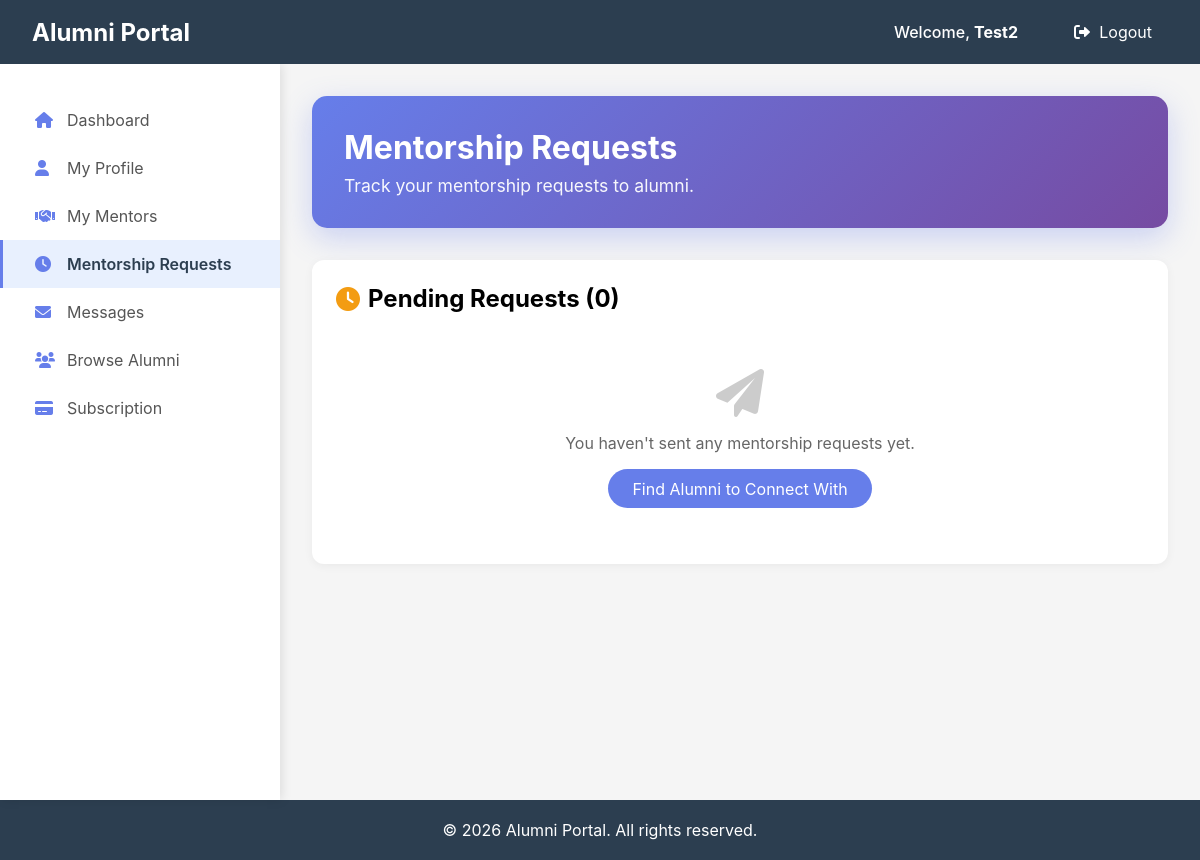
The app's page /student/mentorship-requests (signed in), older data.
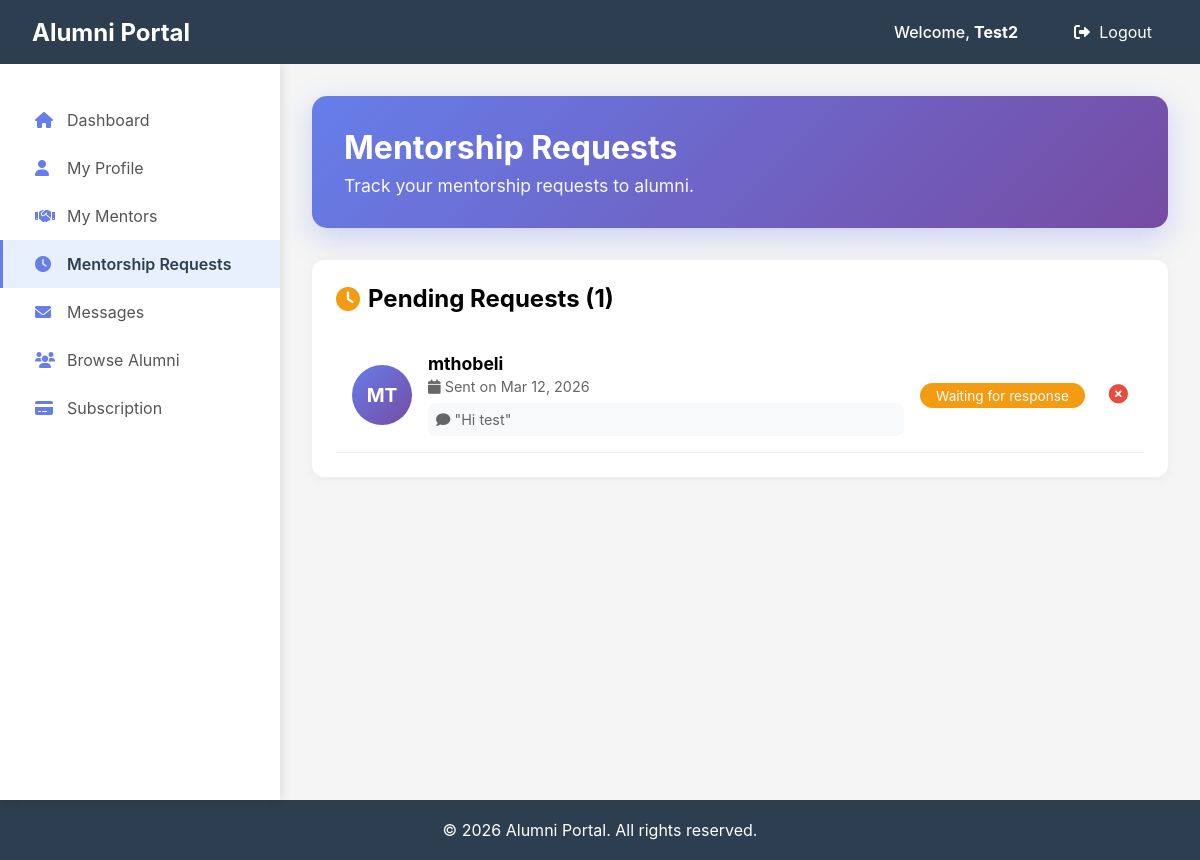
The same page, newer data.
### app/models/user.py (models this page shows)
class MentorshipRequest(db.Model):
    __tablename__ = 'mentorship_requests'
    id = db.Column(db.Integer, primary_key=True)
    student_id = db.Column(db.Integer, db.ForeignKey('users.id', ondelete='CASCADE'))
    alumni_id = db.Column(db.Integer, db.ForeignKey('users.id', ondelete='CASCADE'))
    status = db.Column(db.String(20), default='Pending')
    message = db.Column(db.Text)
    request_date = db.Column(db.DateTime, default=datetime.utcnow)

### app/routes/student_routes.py (the view)
@student_bp.route("/mentorship-requests")
def mentorship_requests():
    user = get_current_user()
    if not user or user.role != 'student':
        return redirect(url_for('views.login_page'))
    from ..models.user import MentorshipRequest, User
    all_requests = MentorshipRequest.query.filter_by(
        student_id=user.id
    ).order_by(MentorshipRequest.request_date.desc()).all()
    pending_requests = []
    accepted_requests = []
    rejected_requests = []
    for request in all_requests:
        alumni = User.query.get(request.alumni_id)
        request.alumni_name = alumni.full_name if alumni else "Unknown Alumni"
        if request.status.lower() == 'pending':
            pending_requests.append(request)
        elif request.status.lower() == 'accepted':
            accepted_requests.append(request)
        elif request.status.lower() == 'rejected':
            rejected_requests.append(request)
    return render_template("student/mentorship_requests.html",
                         user=user,
                         pending_requests=pending_requests,
                         accepted_requests=accepted_requests,
                         rejected_requests=rejected_requests)

### app/routes/student_routes.py (called while the page is built)
def get_current_user():
    if 'user_id' in session:
        return User.query.get(session['user_id'])
    return None

### app/templates/student/mentorship_requests.html (shortened to what this page needs)
{% extends "student/base_student.html" %}
{% block student_content %}
<div class="student-welcome-card">
    <h1>Mentorship Requests</h1>
    <p>Track your mentorship requests to alumni.</p>
</div>
<div style="background: white; border-radius: 12px; padding: 1.5rem; margin-bottom: 2rem; box-shadow: 0 2px 10px rgba(0,0,0,0.05);">
    <h2 style="margin-bottom: 1.5rem; display: flex; align-items: center; gap: 0.5rem;">
        <i class="fas fa-clock" style="color: #f39c12;"></i>
        Pending Requests ({{ pending_requests|length }})
    </h2>
    {% if pending_requests %}
        {% for request in pending_requests %}
        <div style="display: flex; align-items: center; gap: 1rem; padding: 1rem; border-bottom: 1px solid #f0f0f0;">
            <div style="width: 60px; height: 60px; background: linear-gradient(135deg, #667eea 0%, #764ba2 100%); border-radius: 50%; display: flex; align-items: center; justify-content: center; color: white; font-weight: bold; font-size: 1.2rem;">
                {{ request.alumni_name[:2].upper() if request.alumni_name else 'A' }}
            </div>
            <div style="flex: 1;">
                <h3 style="font-size: 1.1rem; margin-bottom: 0.25rem;">{{ request.alumni_name or 'Alumni' }}</h3>
                <p style="color: #666; font-size: 0.9rem;">
                    <i class="fas fa-calendar"></i> Sent on {{ request.request_date.strftime('%b %d, %Y') }}
                </p>
                {% if request.message %}
                <p style="color: #666; font-size: 0.9rem; background: #f8f9fa; padding: 0.5rem; border-radius: 8px; margin-top: 0.5rem;">
                    <i class="fas fa-comment"></i> "{{ request.message }}"
                </p>
                {% endif %}
            </div>
            <div>
                <span style="background: #f39c12; color: white; padding: 0.3rem 1rem; border-radius: 20px; font-size: 0.85rem;">
                    Waiting for response
                </span>
            </div>
            <form action="{{ url_for('student.cancel_mentorship_request', request_id=request.id) }}" method="POST" style="margin-left: 0.5rem;">
                <button type="submit" style="background: none; border: none; color: #e74c3c; cursor: pointer; font-size: 1.2rem;" onclick="return confirm('Are you sure you want to cancel this request?')">
                    <i class="fas fa-times-circle"></i>
                </button>
            </form>
        </div>
        {% endfor %}
    {% else %}
        <div style="text-align: center; padding: 2rem;">
            <i class="fas fa-paper-plane" style="font-size: 3rem; color: #ccc; margin-bottom: 1rem;"></i>
            <p style="color: #666;">You haven't sent any mentorship requests yet.</p>
            <a href="{{ url_for('student.browse_alumni') }}" style="display: inline-block; margin-top: 1rem; padding: 0.6rem 1.5rem; background: #667eea; color: white; border-radius: 25px; text-decoration: none;">
                Find Alumni to Connect With
            </a>
        </div>
    {% endif %}
</div>
{% endblock %}

Row changes from the older to the newer data that the page shows:
added MentorshipRequest: alumni_name "MT", alumni_name "mthobeli", request_date "Mar 12, 2026", message "Hi test"
Text that changed along with them:
{{ pending_requests|length }}: "0" → "1"
text no longer shown: "You haven't sent any mentorship requests yet. Find Alumni to Connect With"
